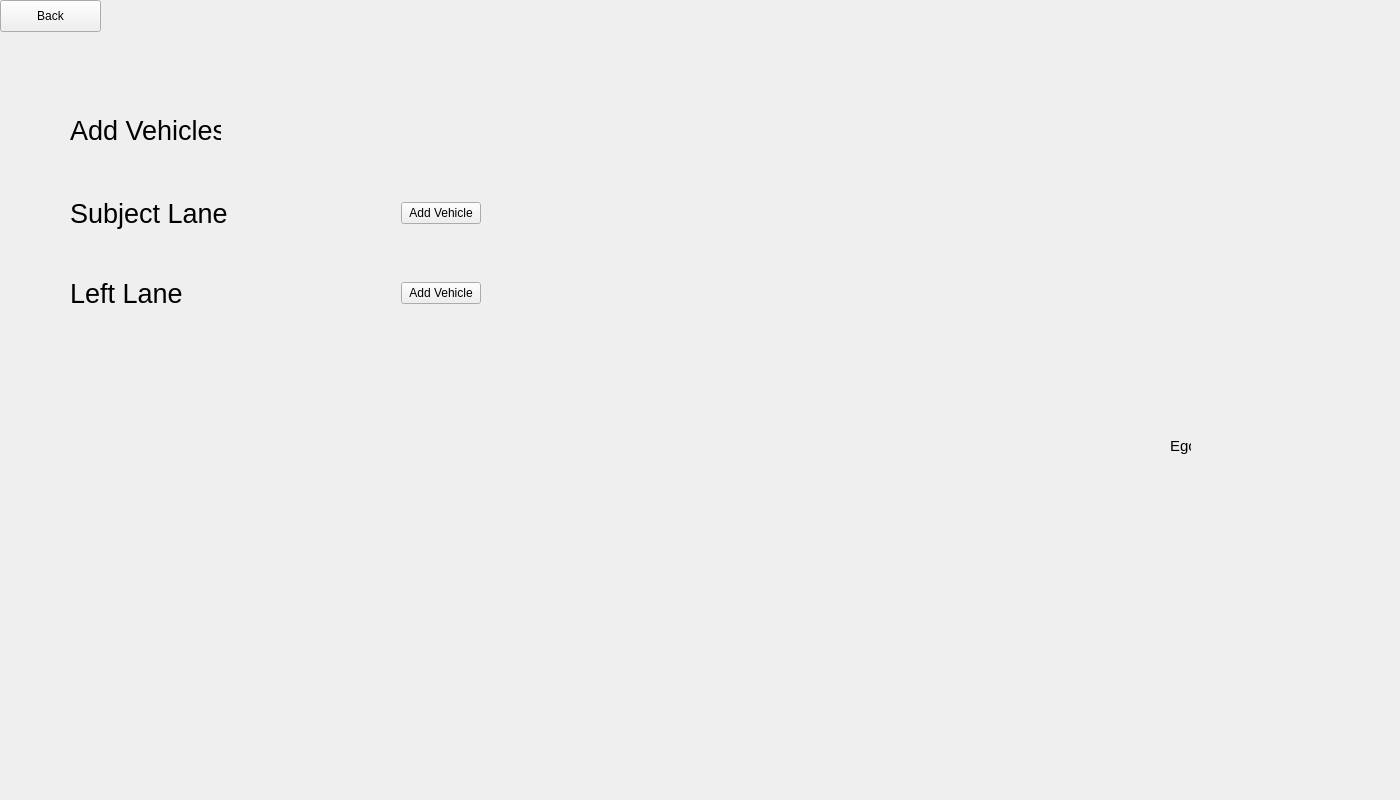
<?xml version="1.0" encoding="UTF-8"?>
<ui version="4.0">
 <class>Widget</class>
 <widget class="QWidget" name="Widget">
  <property name="geometry">
   <rect>
    <x>0</x>
    <y>0</y>
    <width>1400</width>
    <height>800</height>
   </rect>
  </property>
  <property name="minimumSize">
   <size>
    <width>1400</width>
    <height>800</height>
   </size>
  </property>
  <property name="maximumSize">
   <size>
    <width>1400</width>
    <height>800</height>
   </size>
  </property>
  <property name="windowTitle">
   <string>Widget</string>
  </property>
  <widget class="QLabel" name="freeway_img">
   <property name="geometry">
    <rect>
     <x>1040</x>
     <y>110</y>
     <width>181</width>
     <height>571</height>
    </rect>
   </property>
   <property name="text">
    <string/>
   </property>
   <property name="pixmap">
    <pixmap>../../mdp/mockupUI/road.gif</pixmap>
   </property>
  </widget>
  <widget class="QWidget" name="horizontalLayoutWidget">
   <property name="geometry">
    <rect>
     <x>70</x>
     <y>170</y>
     <width>411</width>
     <height>86</height>
    </rect>
   </property>
   <layout class="QHBoxLayout" name="horizontalLayout">
    <item>
     <widget class="QLabel" name="subjectLane">
      <property name="font">
       <font>
        <pointsize>20</pointsize>
       </font>
      </property>
      <property name="text">
       <string>Subject Lane</string>
      </property>
     </widget>
    </item>
    <item>
     <spacer name="horizontalSpacer">
      <property name="orientation">
       <enum>Qt::Horizontal</enum>
      </property>
      <property name="sizeHint" stdset="0">
       <size>
        <width>310</width>
        <height>20</height>
       </size>
      </property>
     </spacer>
    </item>
    <item>
     <widget class="QPushButton" name="addVehicle_2">
      <property name="text">
       <string>Add Vehicle</string>
      </property>
     </widget>
    </item>
   </layout>
  </widget>
  <widget class="QWidget" name="horizontalLayoutWidget_2">
   <property name="geometry">
    <rect>
     <x>70</x>
     <y>250</y>
     <width>411</width>
     <height>86</height>
    </rect>
   </property>
   <layout class="QHBoxLayout" name="horizontalLayout_2">
    <item>
     <widget class="QLabel" name="leftLane">
      <property name="font">
       <font>
        <pointsize>20</pointsize>
       </font>
      </property>
      <property name="text">
       <string>Left Lane     </string>
      </property>
     </widget>
    </item>
    <item>
     <spacer name="horizontalSpacer_2">
      <property name="orientation">
       <enum>Qt::Horizontal</enum>
      </property>
      <property name="sizeHint" stdset="0">
       <size>
        <width>310</width>
        <height>20</height>
       </size>
      </property>
     </spacer>
    </item>
    <item>
     <widget class="QPushButton" name="addVehicle">
      <property name="text">
       <string>Add Vehicle</string>
      </property>
     </widget>
    </item>
   </layout>
  </widget>
  <widget class="QPushButton" name="backBtn">
   <property name="geometry">
    <rect>
     <x>0</x>
     <y>0</y>
     <width>101</width>
     <height>32</height>
    </rect>
   </property>
   <property name="text">
    <string>Back</string>
   </property>
  </widget>
  <widget class="QLabel" name="title">
   <property name="geometry">
    <rect>
     <x>70</x>
     <y>110</y>
     <width>151</width>
     <height>41</height>
    </rect>
   </property>
   <property name="font">
    <font>
     <pointsize>20</pointsize>
    </font>
   </property>
   <property name="text">
    <string>Add Vehicles</string>
   </property>
  </widget>
  <widget class="QLabel" name="label_4">
   <property name="geometry">
    <rect>
     <x>1170</x>
     <y>430</y>
     <width>21</width>
     <height>31</height>
    </rect>
   </property>
   <property name="font">
    <font>
     <pointsize>11</pointsize>
    </font>
   </property>
   <property name="autoFillBackground">
    <bool>true</bool>
   </property>
   <property name="text">
    <string>Ego</string>
   </property>
  </widget>
 </widget>
 <resources/>
 <connections/>
</ui>
